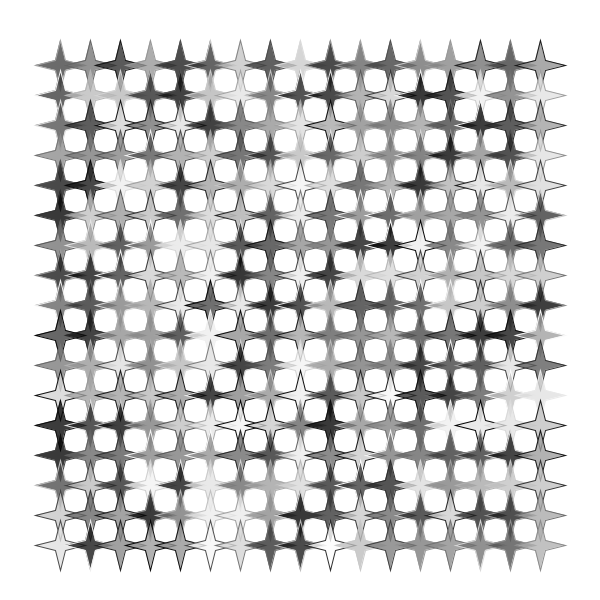
Frame 1 (no input)
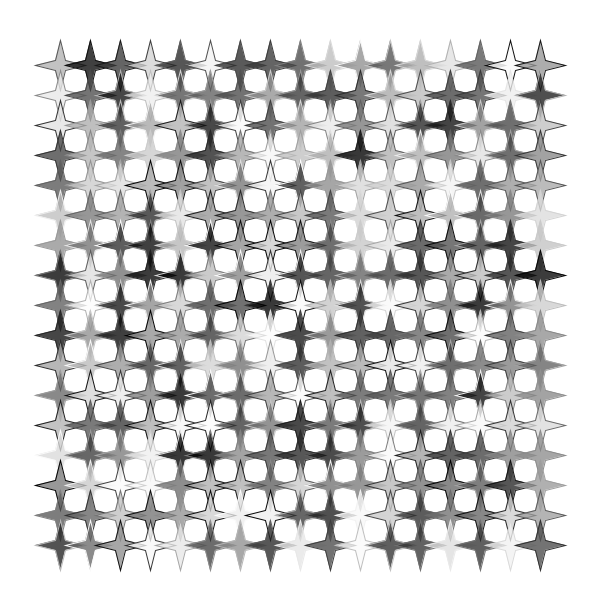
Frame 60 (the mouse pressed at the canvas centre just before this capture)
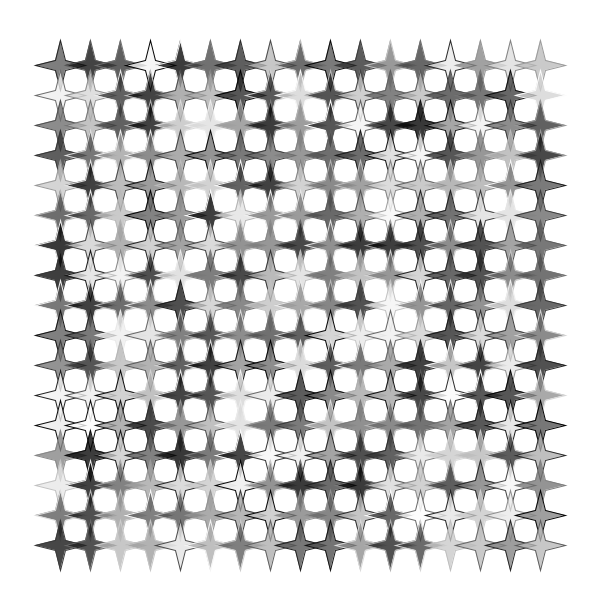
Frame 120 (the mouse held since frame 60 and released just before this capture)

The Processing sketch that drew these frames (run headless with seeded random() and noise(); from frame 60 on, the mouse is pressed at the canvas centre):

// Processing sketch: processing_19568
// ── processing_19568.pde

void setup (){
  size(600,600);
  smooth();
  frameRate(10);
 
}

void draw (){
  background(255);
  for (int x = 30; x < width -80; x += 30){
    for ( int y = 10; y < height - 80; y += 30){
      stroke(random(0,255));
    fill(random (0,255),200);
    star ( x, y );
  }
  }
}
  
void star (int x, int y){
pushMatrix(); 
translate(x,y);
beginShape ();
vertex (30,30);
vertex (35,50);
vertex(55,55);
vertex (35,60);
vertex (30,80);
vertex(25,60);
vertex (5,55);
vertex(25,50);
endShape (CLOSE);
popMatrix();

}
